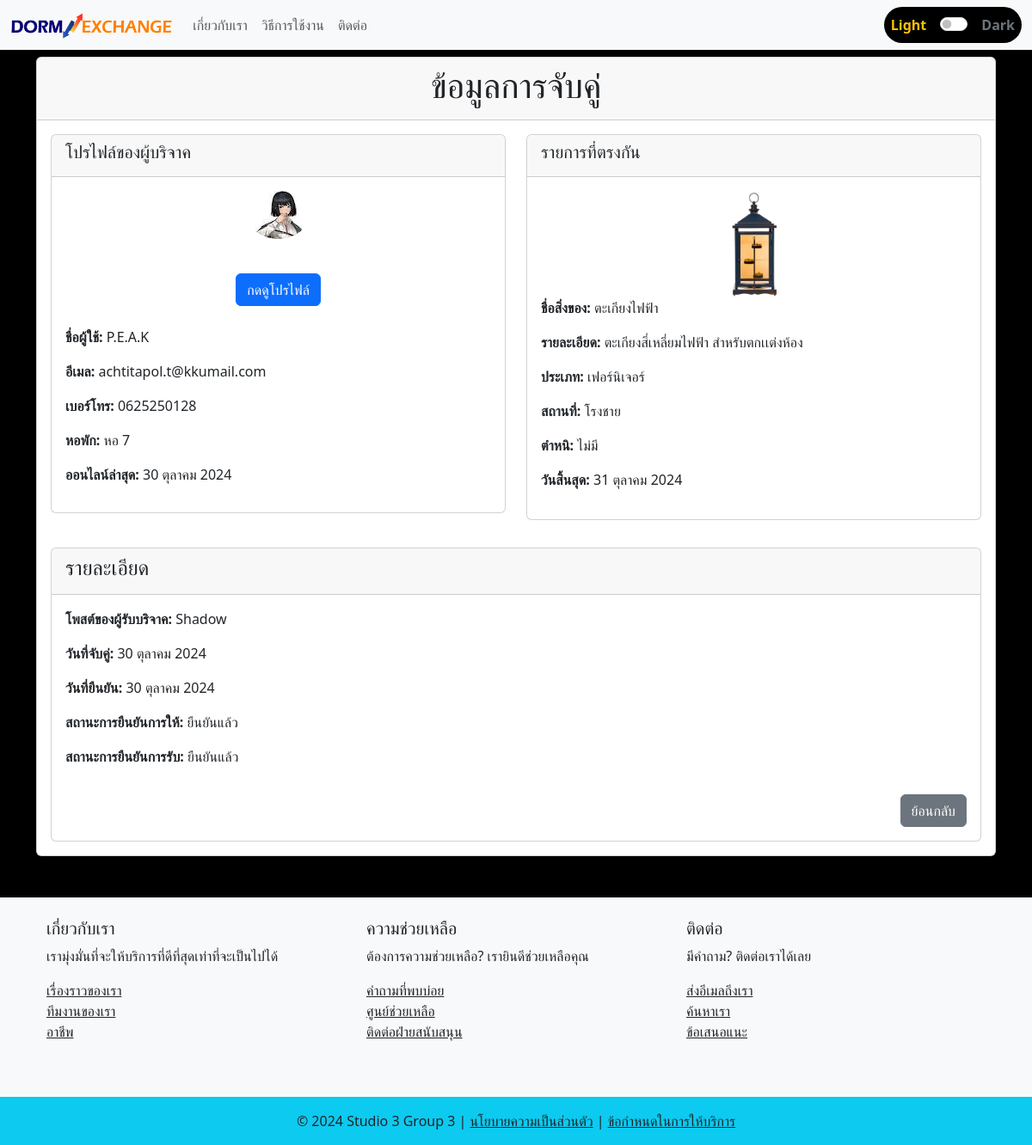
The page /match_info_receiver/33/ on the database its author committed.
### myapp/models.py (models this page shows, shortened)
class MatchPost(models.Model):
    match_ID = models.AutoField(primary_key=True)
    giver_post = models.ForeignKey(PostGiver, on_delete=models.CASCADE)
    receiver_post = models.ForeignKey(PostReceiver, on_delete=models.CASCADE)
    match_date = models.DateTimeField(default=timezone.now)
    confirmation_date = models.DateTimeField(null=True, blank=True)
    is_giver_confirm = models.BooleanField(default=False)
    is_receiver_confirm = models.BooleanField(default=False)

class PostGiver(models.Model):
    post_ID = models.AutoField(primary_key=True)
    stuff_name = models.CharField(max_length=50)
    categories = models.CharField(max_length=50, choices=CATEGORIES)
    stuff_picture = models.ImageField(upload_to="stuff_picture/", blank=True, null=True)
    description = models.TextField()
    defect = models.CharField(max_length=50, choices=DEFECT)
    user_profile = models.ForeignKey(UserProfile, on_delete=models.CASCADE)
    place = models.TextField()
    date_limit = models.DateField()
    created_at = models.DateTimeField(default=timezone.now)
    updated_at = models.DateTimeField(auto_now=True)
    is_matched = models.BooleanField(default=False)
    is_confirm = models.BooleanField(default=False)

class UserProfile(models.Model):
    user = models.OneToOneField(User, on_delete=models.CASCADE, related_name="profile")
    profile_picture = models.ImageField(
        upload_to="profile_pictures/", blank=True, null=True
    )
    dorm = models.CharField(max_length=100)
    phone_number = models.IntegerField()
    student_ID = models.IntegerField()

class PostReceiver(models.Model):
    post_ID = models.AutoField(primary_key=True)
    stuff_name = models.CharField(max_length=50)
    categories = models.CharField(max_length=50, choices=CATEGORIES)
    description = models.TextField()
    defect = models.CharField(max_length=50, choices=DEFECT)
    user_profile = models.ForeignKey(UserProfile, on_delete=models.CASCADE)
    place = models.TextField()
    date_limit = models.DateField()
    created_at = models.DateTimeField(default=timezone.now)
    updated_at = models.DateTimeField(auto_now=True)
    is_matched = models.BooleanField(default=False)
    is_confirm = models.BooleanField(default=False)

### myapp/views.py (the view)
# urls.py: path('match_info_receiver/<int:match_id>/', views.match_info_receiver, name='match_info_receiver'),
def match_info_receiver(request, match_id):
    match = get_object_or_404(MatchPost, match_ID=match_id)
    context = {
        'match': match,
    }
    return render(request, 'myweb/match_info_receiver.html', context)

### myapp/templatetags/form_tags.py (called while the page is built)
@register.filter
def date_thai(date):
    if not date:
        return ""
    return f"{date.day} {MONTHS_TH[date.month - 1]} {date.year}"

### myapp/templates/myweb/match_info_receiver.html (shortened to what this page needs)
{% extends 'myweb/base.html' %}
{% load static %}
{% load form_tags %}
{% block background_style %}
background-color: rgba(0, 0, 0);
{% endblock %}
{% block content %}
<div class="card mt-2">
    <div class="card-header text-center">
        <h1>ข้อมูลการจับคู่</h1>
    </div>
    <div class="card-body">
        <div class="row">
            <div class="col-md-6 mb-4">
                <div class="card h-100">
                    <div class="card-header">
                        <h5>โปรไฟล์ของผู้บริจาค</h5>
                    </div>
                    <div class="card-body">
                        <div class="text-center">
                            {% if match.giver_post.user_profile.profile_picture %}
                                <img src="{{ match.giver_post.user_profile.profile_picture.url }}"
                                     alt="Profile Picture"
                                     class="img-fluid rounded-circle profile-img"
                                     style="max-width: 25%;">
                            {% else %}
                                <img src="{% static 'images/default_stuff.png' %}"
                                     alt="Default Picture"
                                     class="img-fluid profile-img"
                                     style="max-width: 25%;">
                            {% endif %}
                        </div>
                        <div class="text-center mb-4 mt-4">
                            <a href="{% url 'profile' match.giver_post.user_profile.id %}"
                               class="btn btn-primary mt-3">กดดูโปรไฟล์</a>
                        </div>
                        <p><strong>ชื่อผู้ใช้:</strong> {{ match.giver_post.user_profile.user.username }}</p>
                        <p><strong>อีเมล:</strong> {{ match.giver_post.user_profile.user.email }}</p>
                        <p><strong>เบอร์โทร:</strong> 0{{ match.giver_post.user_profile.phone_number }}</p>
                        <p><strong>หอพัก:</strong> {{ match.giver_post.user_profile.dorm }}</p>
                        <p><strong>ออนไลน์ล่าสุด:</strong> {{ match.giver_post.user_profile.user.last_login|date_thai }}</p>
                    </div>
                </div>
            </div>
            <div class="col-md-6 mb-3">
                <div class="card h-100">
                    <div class="card-header">
                        <h5>รายการที่ตรงกัน</h5>
                    </div>
                    <div class="card-body">
                        <div class="text-center">
                            {% if match.giver_post.stuff_picture %}
                                <img src="{{ match.giver_post.stuff_picture.url }}"
                                     alt="Stuff Picture"
                                     class="img-fluid item-img"
                                     style="max-width: 25%;">
                            {% else %}
                                <img src="{% static 'images/default_stuff.png' %}"
                                     alt="Default Stuff Picture"
                                     class="img-fluid item-img"
                                     style="max-width: 25%;">
                            {% endif %}
                        </div>
                        <p><strong>ชื่อสิ่งของ:</strong> {{ match.giver_post.stuff_name }}</p>
                        <p><strong>รายละเอียด:</strong> {{ match.giver_post.description }}</p>
                        <p><strong>ประเภท:</strong> {{ match.giver_post.categories }}</p>
                        <p><strong>สถานที่:</strong> {{ match.giver_post.place }}</p>
                        <p><strong>ตำหนิ:</strong> {{ match.giver_post.defect }}</p>
                        <p><strong>วันสิ้นสุด:</strong> {{ match.giver_post.date_limit|date_thai }}</p>
                    </div>
                </div>
            </div>
        </div>
    </div>
    <div class="card mx-3 mb-3">
        <div class="card-header">
            <h4>รายละเอียด</h4>
        </div>
        <div class="card-body">
            <p><strong>โพสต์ของผู้รับบริจาค:</strong> {{ match.receiver_post.user_profile.user.username }}</p>
            <p><strong>วันที่จับคู่:</strong> {{ match.match_date|date_thai }}</p>
            <p><strong>วันที่ยืนยัน:</strong>
                {% if match.confirmation_date %}
                    {{ match.confirmation_date|date_thai }}
                {% else %}
                    ยังไม่มีการยืนยัน
                {% endif %}
            </p>
            <p><strong>สถานะการยืนยันการให้:</strong>
                {% if match.is_giver_confirm %}
                    ยืนยันแล้ว
                {% else %}
                    ยังไม่ยืนยัน
                {% endif %}
            </p>
            <p><strong>สถานะการยืนยันการรับ:</strong>
                {% if match.is_receiver_confirm %}
                    ยืนยันแล้ว
                {% else %}
                    ยังไม่ยืนยัน
                {% endif %}
            </p>
            <div class="text-end">
                <a href="javascript:history.back()" class="btn btn-secondary mt-3">ย้อนกลับ</a>
            </div>
        </div>
    </div>
</div>
{% endblock %}

### myapp/templates/myweb/base.html (style rules this page uses)
body { transition: background-color 0.6s ease, color 0.6s ease; }
a { transition: color 0.5s ease; }

### rows shown on the page
MatchPost: giver_post.user_profile.profile_picture (picture), giver_post.user_profile.user.username "P.E.A.K", giver_post.user_profile.user.email "achtitapol.t@kkumail.com", giver_post.user_profile.phone_number "625250128", giver_post.user_profile.dorm "หอ 7", giver_post.user_profile.user.last_login "30 ตุลาคม 2024", giver_post.stuff_picture (picture), giver_post.stuff_name "ตะเกียงไฟฟ้า", giver_post.description "ตะเกียงสึ่เหลี่ยมไฟฟ้า สำหรับตกเเต่งห้อง", giver_post.categories "เฟอร์นิเจอร์", giver_post.place "โรงชาย", giver_post.defect "ไม่มี", giver_post.date_limit "31 ตุลาคม 2024", receiver_post.user_profile.user.username "Shadow", match_date "30 ตุลาคม 2024", confirmation_date "30 ตุลาคม 2024"
